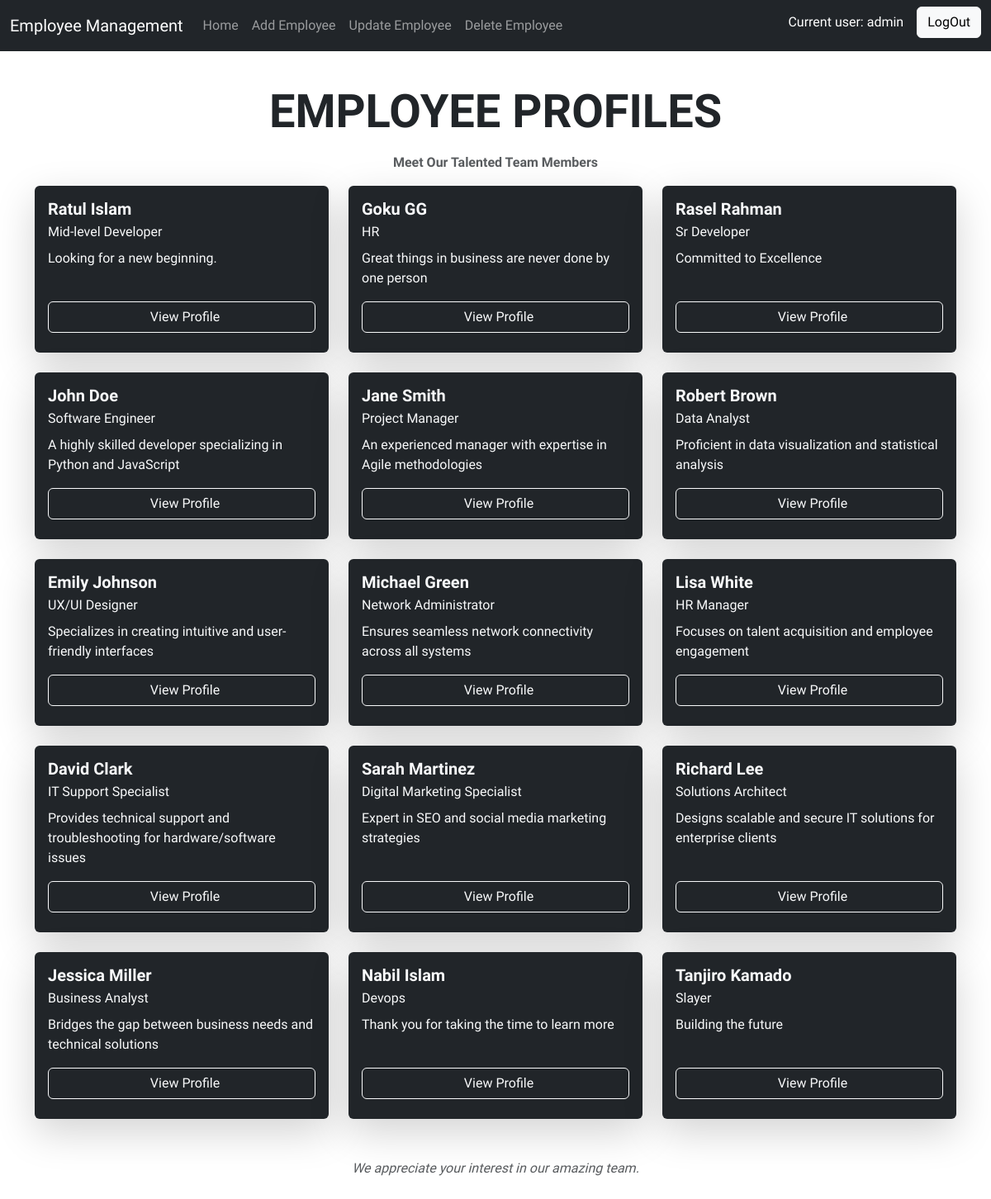
The app's page / (signed in) with its own data.
### employees/models.py (models this page shows, shortened)
class Employee(models.Model):
    phone_number_validator = RegexValidator(
        regex=r'^\d{10,15}$',
        message="Phone number must be between 10 and 15 digits and contain only numbers."
    )
    name = models.CharField(max_length=100)
    address = models.TextField()
    phone_number = models.CharField(
        max_length=15,
        unique=True,
        validators=[phone_number_validator]
    )
    salary = models.DecimalField(max_digits=10, decimal_places=2)
    designation = models.CharField(max_length=100)
    short_description = models.TextField()

### employees/decorators.py (the view)
    def wrapper_func(request, *args, **kwargs):
        group = None
        if request.user.groups.exists():
            group = request.user.groups.all()[0].name
        if group == 'admin':
            return view_func(request, *args, **kwargs)
        if group == 'customer':
            return redirect('user')
        else:
            return HttpResponse('You are not authorized to view this page.')

### employees/views.py (called while the page is built)
@login_required(login_url = 'login')
@admin_only
def home(request):
    employees = Employee.objects.all()    # Retrieve all employees from the database
    return render(request, 'home.html', {'employees': employees})    # Render the home template, passing the employees as context

### templates/home.html (shortened to what this page needs)
{% extends 'base.html' %}
{% block content %}
    <div class="row">
        <div class="col-12 text-center">
            <h1 class="my-3 display-4 fw-bold text-uppercase text-dark">Employee Profiles</h1>
            <p class="fw-bold text-muted">Meet Our Talented Team Members</p>
        </div>
    </div>
    <div class="row">
        {% for employee in employees %}
        <div class="col-sm-12 col-md-6 col-lg-4 d-flex align-items-stretch">
            <div class="card mb-4 shadow-lg border-0 w-100 rounded-lg bg-dark text-light">
                <div class="card-body d-flex flex-column">
                    <div class="mb-3">
                        <h5 class="card-title fw-bold text-light">{{ employee.name }}</h5>
                        <p class="card-subtitle mb-2">{{ employee.designation }}</p>
                        <p class="card-text">{{ employee.short_description }}</p>
                    </div>
                    <div class="mt-auto">
                        <a href="{% url 'profile_page' employee.pk %}" class="btn btn-outline-light w-100 mb-2">
                             View Profile
                        </a>
                    </div>
                </div>
            </div>
        </div>
        {% empty %}
        <div class="col-12">
            <p class="text-center text-light">No employees found.</p>
        </div>
        {% endfor %}
    </div>
     <div class="row">
        <div class="col-12 text-center">
            <footer class="text-muted">
                <p class="py-4"><i>We appreciate your interest in our amazing team.</i></p>
            </footer>
        </div>
    </div>
{% endblock %}

### templates/base.html (shortened to what this page needs)
<!DOCTYPE html>
<html lang="en">
<head>
    <link href="https://cdn.jsdelivr.net/npm/bootstrap@5.3.0-alpha1/dist/css/bootstrap.min.css" rel="stylesheet">
</head>
<body>
    <nav class="navbar navbar-expand-lg navbar-dark bg-dark">
        <div class="container-fluid">
            <a class="navbar-brand" href="{% url 'home' %}">Employee Management</a>
            <div class="collapse navbar-collapse" id="navbarNav">
                <ul class="navbar-nav me-auto">
                    <li class="nav-item">
                        <a class="nav-link" href="{% url 'home' %}">Home</a>
                    </li>
                    {% if request.user.is_staff %}
                    <li class="nav-item">
                        <a class="nav-link" href="{% url 'add_employee' %}">Add Employee</a>
                    </li>
                    <li class="nav-item">
                        <a class="nav-link" href="{% url 'update_page' %}">Update Employee</a>
                    </li>
                    <li class="nav-item">
                        <a class="nav-link" href="{% url 'delete_page' %}">Delete Employee</a>
                    </li>
                    {% endif %}
                </ul>
                <div class="d-flex justify-content-end align-items-center ms-auto">
                    <p class="d-inline mb-2 text-white me-3">Current user: {{ request.user }}</p>
                    <a href="{% url 'logout' %}" class="btn btn-light d-inline mb-2 ">LogOut</a>
                </div>
            </div>
        </div>
    </nav>
    <div class="container mt-4">
        {% block content %}{% endblock %}
    </div>
</body>
</html>

### templates/base.html (style rules this page uses)
body, h1, h2, h3, p, a, .navbar-brand, .nav-link { font-family: "Oxanium", sans-serif; }

### records on screen
Employee: name "Ratul Islam", designation "Mid-level Developer", short_description "Looking for a new beginning."
Employee: name "Goku GG", designation "HR", short_description "Great things in business are never done by one person"
Employee: name "Rasel Rahman", designation "Sr Developer", short_description "Committed to Excellence"
Employee: name "John Doe", designation "Software Engineer", short_description "A highly skilled developer specializing in Python and JavaScript"
Employee: name "Jane Smith", designation "Project Manager", short_description "An experienced manager with expertise in Agile methodologies"
Employee: name "Robert Brown", designation "Data Analyst", short_description "Proficient in data visualization and statistical analysis"
Employee: name "Emily Johnson", designation "UX/UI Designer", short_description "Specializes in creating intuitive and user-friendly interfaces"
Employee: name "Michael Green", designation "Network Administrator", short_description "Ensures seamless network connectivity across all systems"
Employee: name "Lisa White", designation "HR Manager", short_description "Focuses on talent acquisition and employee engagement"
Employee: name "David Clark", designation "IT Support Specialist", short_description "Provides technical support and troubleshooting for hardware/software issues"
Employee: name "Sarah Martinez", designation "Digital Marketing Specialist", short_description "Expert in SEO and social media marketing strategies"
Employee: name "Richard Lee", designation "Solutions Architect", short_description "Designs scalable and secure IT solutions for enterprise clients"
Employee: name "Jessica Miller", designation "Business Analyst", short_description "Bridges the gap between business needs and technical solutions"
Employee: name "Nabil Islam", designation "Devops", short_description "Thank you for taking the time to learn more"
Employee: name "Tanjiro Kamado", designation "Slayer", short_description "Building the future"

### other values on screen
{{ request.user }} "admin"
